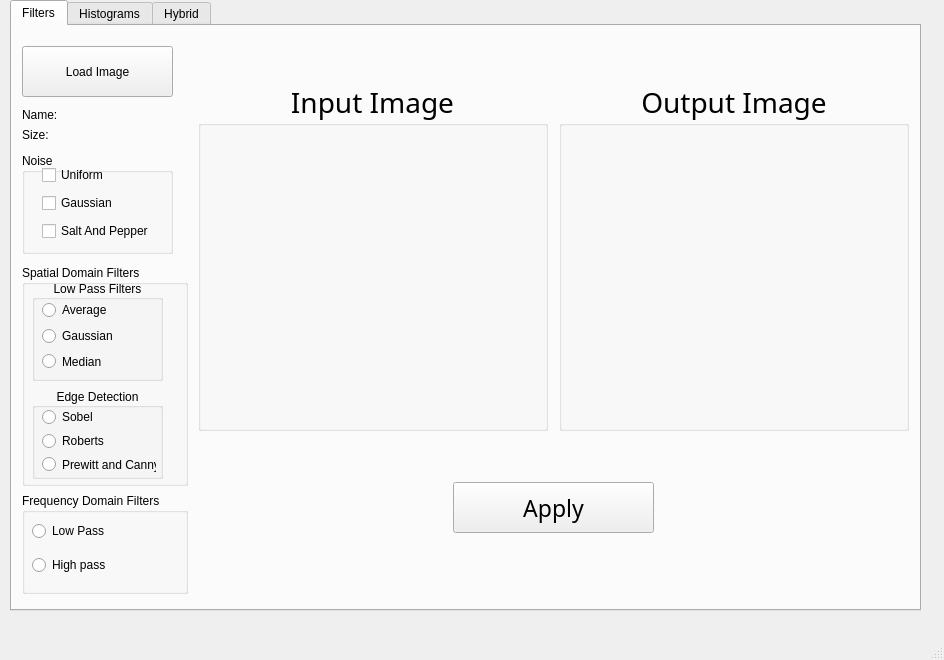
<?xml version="1.0" encoding="UTF-8"?>
<ui version="4.0">
 <class>MainWindow</class>
 <widget class="QMainWindow" name="MainWindow">
  <property name="geometry">
   <rect>
    <x>0</x>
    <y>0</y>
    <width>944</width>
    <height>660</height>
   </rect>
  </property>
  <property name="windowTitle">
   <string>MainWindow</string>
  </property>
  <widget class="QWidget" name="centralwidget">
   <property name="sizePolicy">
    <sizepolicy hsizetype="MinimumExpanding" vsizetype="MinimumExpanding">
     <horstretch>0</horstretch>
     <verstretch>0</verstretch>
    </sizepolicy>
   </property>
   <widget class="QWidget" name="gridLayoutWidget">
    <property name="geometry">
     <rect>
      <x>10</x>
      <y>0</y>
      <width>911</width>
      <height>611</height>
     </rect>
    </property>
    <layout class="QGridLayout" name="gridLayout">
     <property name="sizeConstraint">
      <enum>QLayout::SetMaximumSize</enum>
     </property>
     <item row="0" column="0">
      <widget class="QTabWidget" name="tabWidget">
       <property name="currentIndex">
        <number>0</number>
       </property>
       <widget class="QWidget" name="Filters">
        <attribute name="title">
         <string>Filters</string>
        </attribute>
        <widget class="QWidget" name="gridLayoutWidget_2">
         <property name="geometry">
          <rect>
           <x>10</x>
           <y>10</y>
           <width>897</width>
           <height>744</height>
          </rect>
         </property>
         <layout class="QGridLayout" name="gridLayout_2">
          <item row="1" column="1">
           <spacer name="horizontalSpacer_3">
            <property name="orientation">
             <enum>Qt::Horizontal</enum>
            </property>
            <property name="sizeType">
             <enum>QSizePolicy::Maximum</enum>
            </property>
            <property name="sizeHint" stdset="0">
             <size>
              <width>5</width>
              <height>20</height>
             </size>
            </property>
           </spacer>
          </item>
          <item row="1" column="3">
           <spacer name="horizontalSpacer">
            <property name="orientation">
             <enum>Qt::Horizontal</enum>
            </property>
            <property name="sizeType">
             <enum>QSizePolicy::Maximum</enum>
            </property>
            <property name="sizeHint" stdset="0">
             <size>
              <width>10</width>
              <height>20</height>
             </size>
            </property>
           </spacer>
          </item>
          <item row="1" column="2">
           <layout class="QGridLayout" name="gridLayout_10">
            <item row="0" column="1">
             <layout class="QHBoxLayout" name="horizontalLayout">
              <item>
               <widget class="QGroupBox" name="groupBox_2">
                <property name="minimumSize">
                 <size>
                  <width>350</width>
                  <height>350</height>
                 </size>
                </property>
                <property name="maximumSize">
                 <size>
                  <width>350</width>
                  <height>350</height>
                 </size>
                </property>
                <property name="font">
                 <font>
                  <family>Bahnschrift</family>
                  <pointsize>21</pointsize>
                 </font>
                </property>
                <property name="title">
                 <string>Input Image</string>
                </property>
                <property name="alignment">
                 <set>Qt::AlignCenter</set>
                </property>
                <property name="flat">
                 <bool>false</bool>
                </property>
                <widget class="ImageView" name="filterInput" native="true">
                 <property name="geometry">
                  <rect>
                   <x>30</x>
                   <y>40</y>
                   <width>301</width>
                   <height>301</height>
                  </rect>
                 </property>
                 <property name="sizePolicy">
                  <sizepolicy hsizetype="Fixed" vsizetype="Fixed">
                   <horstretch>0</horstretch>
                   <verstretch>0</verstretch>
                  </sizepolicy>
                 </property>
                 <property name="minimumSize">
                  <size>
                   <width>301</width>
                   <height>301</height>
                  </size>
                 </property>
                 <property name="maximumSize">
                  <size>
                   <width>301</width>
                   <height>301</height>
                  </size>
                 </property>
                </widget>
               </widget>
              </item>
              <item>
               <spacer name="horizontalSpacer_2">
                <property name="orientation">
                 <enum>Qt::Horizontal</enum>
                </property>
                <property name="sizeHint" stdset="0">
                 <size>
                  <width>5</width>
                  <height>20</height>
                 </size>
                </property>
               </spacer>
              </item>
              <item>
               <widget class="QGroupBox" name="groupBox_4">
                <property name="sizePolicy">
                 <sizepolicy hsizetype="Fixed" vsizetype="Fixed">
                  <horstretch>0</horstretch>
                  <verstretch>0</verstretch>
                 </sizepolicy>
                </property>
                <property name="minimumSize">
                 <size>
                  <width>350</width>
                  <height>350</height>
                 </size>
                </property>
                <property name="maximumSize">
                 <size>
                  <width>350</width>
                  <height>350</height>
                 </size>
                </property>
                <property name="font">
                 <font>
                  <family>Bahnschrift</family>
                  <pointsize>21</pointsize>
                 </font>
                </property>
                <property name="title">
                 <string>Output Image</string>
                </property>
                <property name="alignment">
                 <set>Qt::AlignCenter</set>
                </property>
                <widget class="ImageView" name="filterOutput" native="true">
                 <property name="geometry">
                  <rect>
                   <x>30</x>
                   <y>40</y>
                   <width>301</width>
                   <height>301</height>
                  </rect>
                 </property>
                 <property name="sizePolicy">
                  <sizepolicy hsizetype="Fixed" vsizetype="Fixed">
                   <horstretch>0</horstretch>
                   <verstretch>0</verstretch>
                  </sizepolicy>
                 </property>
                 <property name="minimumSize">
                  <size>
                   <width>301</width>
                   <height>301</height>
                  </size>
                 </property>
                 <property name="maximumSize">
                  <size>
                   <width>301</width>
                   <height>301</height>
                  </size>
                 </property>
                </widget>
               </widget>
              </item>
             </layout>
            </item>
            <item row="2" column="1">
             <spacer name="verticalSpacer_7">
              <property name="orientation">
               <enum>Qt::Vertical</enum>
              </property>
              <property name="sizeType">
               <enum>QSizePolicy::Maximum</enum>
              </property>
              <property name="sizeHint" stdset="0">
               <size>
                <width>20</width>
                <height>201</height>
               </size>
              </property>
             </spacer>
            </item>
            <item row="1" column="1">
             <layout class="QHBoxLayout" name="horizontalLayout_3">
              <item>
               <widget class="QPushButton" name="filterApply_btn">
                <property name="minimumSize">
                 <size>
                  <width>0</width>
                  <height>51</height>
                 </size>
                </property>
                <property name="maximumSize">
                 <size>
                  <width>201</width>
                  <height>16777215</height>
                 </size>
                </property>
                <property name="font">
                 <font>
                  <family>Bahnschrift</family>
                  <pointsize>17</pointsize>
                 </font>
                </property>
                <property name="text">
                 <string>Apply</string>
                </property>
               </widget>
              </item>
             </layout>
            </item>
           </layout>
          </item>
          <item row="1" column="0">
           <layout class="QGridLayout" name="gridLayout_3">
            <item row="5" column="0">
             <widget class="QGroupBox" name="noiseGroup">
              <property name="sizePolicy">
               <sizepolicy hsizetype="MinimumExpanding" vsizetype="MinimumExpanding">
                <horstretch>0</horstretch>
                <verstretch>0</verstretch>
               </sizepolicy>
              </property>
              <property name="minimumSize">
               <size>
                <width>151</width>
                <height>101</height>
               </size>
              </property>
              <property name="maximumSize">
               <size>
                <width>151</width>
                <height>101</height>
               </size>
              </property>
              <property name="title">
               <string>Noise</string>
              </property>
              <widget class="QWidget" name="verticalLayoutWidget">
               <property name="geometry">
                <rect>
                 <x>20</x>
                 <y>10</y>
                 <width>111</width>
                 <height>81</height>
                </rect>
               </property>
               <layout class="QVBoxLayout" name="verticalLayout">
                <item>
                 <widget class="QCheckBox" name="noiseUniform_check">
                  <property name="text">
                   <string>Uniform</string>
                  </property>
                 </widget>
                </item>
                <item>
                 <widget class="QCheckBox" name="noiseGaussian_check">
                  <property name="text">
                   <string>Gaussian</string>
                  </property>
                 </widget>
                </item>
                <item>
                 <widget class="QCheckBox" name="noiseSAP_check">
                  <property name="text">
                   <string>Salt And Pepper</string>
                  </property>
                 </widget>
                </item>
               </layout>
              </widget>
             </widget>
            </item>
            <item row="3" column="0">
             <layout class="QVBoxLayout" name="verticalLayout_8">
              <item>
               <widget class="QLabel" name="filterInputName">
                <property name="text">
                 <string>Name:</string>
                </property>
               </widget>
              </item>
              <item>
               <widget class="QLabel" name="filterInputSize">
                <property name="text">
                 <string>Size:</string>
                </property>
               </widget>
              </item>
             </layout>
            </item>
            <item row="0" column="0">
             <spacer name="verticalSpacer">
              <property name="orientation">
               <enum>Qt::Vertical</enum>
              </property>
              <property name="sizeType">
               <enum>QSizePolicy::Maximum</enum>
              </property>
              <property name="sizeHint" stdset="0">
               <size>
                <width>1</width>
                <height>10</height>
               </size>
              </property>
             </spacer>
            </item>
            <item row="14" column="0">
             <spacer name="verticalSpacer_4">
              <property name="orientation">
               <enum>Qt::Vertical</enum>
              </property>
              <property name="sizeType">
               <enum>QSizePolicy::Expanding</enum>
              </property>
              <property name="sizeHint" stdset="0">
               <size>
                <width>1</width>
                <height>5</height>
               </size>
              </property>
             </spacer>
            </item>
            <item row="4" column="0">
             <spacer name="verticalSpacer3">
              <property name="orientation">
               <enum>Qt::Vertical</enum>
              </property>
              <property name="sizeType">
               <enum>QSizePolicy::Maximum</enum>
              </property>
              <property name="sizeHint" stdset="0">
               <size>
                <width>1</width>
                <height>5</height>
               </size>
              </property>
             </spacer>
            </item>
            <item row="11" column="0">
             <widget class="QGroupBox" name="freqDomainGroup">
              <property name="minimumSize">
               <size>
                <width>151</width>
                <height>101</height>
               </size>
              </property>
              <property name="title">
               <string>Frequency Domain Filters</string>
              </property>
              <widget class="QWidget" name="verticalLayoutWidget_5">
               <property name="geometry">
                <rect>
                 <x>10</x>
                 <y>20</y>
                 <width>131</width>
                 <height>71</height>
                </rect>
               </property>
               <layout class="QVBoxLayout" name="verticalLayout_12">
                <item>
                 <widget class="QRadioButton" name="filterLowPass_btn">
                  <property name="text">
                   <string>Low Pass</string>
                  </property>
                 </widget>
                </item>
                <item>
                 <widget class="QRadioButton" name="filterhighPass_btn">
                  <property name="text">
                   <string>High pass</string>
                  </property>
                 </widget>
                </item>
               </layout>
              </widget>
             </widget>
            </item>
            <item row="10" column="0">
             <spacer name="verticalSpacer6">
              <property name="orientation">
               <enum>Qt::Vertical</enum>
              </property>
              <property name="sizeType">
               <enum>QSizePolicy::Maximum</enum>
              </property>
              <property name="sizeHint" stdset="0">
               <size>
                <width>1</width>
                <height>1</height>
               </size>
              </property>
             </spacer>
            </item>
            <item row="2" column="0">
             <spacer name="verticalSpacer2">
              <property name="orientation">
               <enum>Qt::Vertical</enum>
              </property>
              <property name="sizeType">
               <enum>QSizePolicy::Maximum</enum>
              </property>
              <property name="sizeHint" stdset="0">
               <size>
                <width>1</width>
                <height>5</height>
               </size>
              </property>
             </spacer>
            </item>
            <item row="7" column="0">
             <spacer name="verticalSpacer4">
              <property name="orientation">
               <enum>Qt::Vertical</enum>
              </property>
              <property name="sizeType">
               <enum>QSizePolicy::Maximum</enum>
              </property>
              <property name="sizeHint" stdset="0">
               <size>
                <width>1</width>
                <height>5</height>
               </size>
              </property>
             </spacer>
            </item>
            <item row="1" column="0">
             <widget class="QPushButton" name="filterLoader">
              <property name="sizePolicy">
               <sizepolicy hsizetype="MinimumExpanding" vsizetype="MinimumExpanding">
                <horstretch>0</horstretch>
                <verstretch>0</verstretch>
               </sizepolicy>
              </property>
              <property name="maximumSize">
               <size>
                <width>151</width>
                <height>51</height>
               </size>
              </property>
              <property name="text">
               <string>Load Image</string>
              </property>
             </widget>
            </item>
            <item row="8" column="0">
             <widget class="QGroupBox" name="spatialDomainFiltersGroup">
              <property name="minimumSize">
               <size>
                <width>151</width>
                <height>221</height>
               </size>
              </property>
              <property name="title">
               <string>Spatial Domain Filters</string>
              </property>
              <widget class="QWidget" name="verticalLayoutWidget_4">
               <property name="geometry">
                <rect>
                 <x>10</x>
                 <y>15</y>
                 <width>131</width>
                 <height>201</height>
                </rect>
               </property>
               <layout class="QVBoxLayout" name="verticalLayout_2">
                <item>
                 <widget class="QGroupBox" name="lpfGroup">
                  <property name="sizePolicy">
                   <sizepolicy hsizetype="Minimum" vsizetype="Minimum">
                    <horstretch>0</horstretch>
                    <verstretch>0</verstretch>
                   </sizepolicy>
                  </property>
                  <property name="minimumSize">
                   <size>
                    <width>0</width>
                    <height>0</height>
                   </size>
                  </property>
                  <property name="maximumSize">
                   <size>
                    <width>131</width>
                    <height>101</height>
                   </size>
                  </property>
                  <property name="title">
                   <string>Low Pass Filters</string>
                  </property>
                  <property name="alignment">
                   <set>Qt::AlignCenter</set>
                  </property>
                  <widget class="QWidget" name="verticalLayoutWidget_2">
                   <property name="geometry">
                    <rect>
                     <x>10</x>
                     <y>20</y>
                     <width>111</width>
                     <height>71</height>
                    </rect>
                   </property>
                   <layout class="QVBoxLayout" name="verticalLayout_3">
                    <item>
                     <widget class="QRadioButton" name="filtersAverage_check">
                      <property name="text">
                       <string>Average</string>
                      </property>
                     </widget>
                    </item>
                    <item>
                     <widget class="QRadioButton" name="filtersGaussian_check">
                      <property name="text">
                       <string>Gaussian</string>
                      </property>
                     </widget>
                    </item>
                    <item>
                     <widget class="QRadioButton" name="filtersMedian_check">
                      <property name="text">
                       <string>Median</string>
                      </property>
                     </widget>
                    </item>
                   </layout>
                  </widget>
                 </widget>
                </item>
                <item>
                 <spacer name="verticalSpacer5">
                  <property name="orientation">
                   <enum>Qt::Vertical</enum>
                  </property>
                  <property name="sizeType">
                   <enum>QSizePolicy::Maximum</enum>
                  </property>
                  <property name="sizeHint" stdset="0">
                   <size>
                    <width>1</width>
                    <height>1</height>
                   </size>
                  </property>
                 </spacer>
                </item>
                <item>
                 <widget class="QGroupBox" name="egdeGroup">
                  <property name="minimumSize">
                   <size>
                    <width>0</width>
                    <height>0</height>
                   </size>
                  </property>
                  <property name="maximumSize">
                   <size>
                    <width>131</width>
                    <height>91</height>
                   </size>
                  </property>
                  <property name="title">
                   <string>Edge Detection</string>
                  </property>
                  <property name="alignment">
                   <set>Qt::AlignCenter</set>
                  </property>
                  <widget class="QWidget" name="verticalLayoutWidget_3">
                   <property name="geometry">
                    <rect>
                     <x>10</x>
                     <y>20</y>
                     <width>114</width>
                     <height>65</height>
                    </rect>
                   </property>
                   <layout class="QVBoxLayout" name="verticalLayout_4">
                    <item>
                     <widget class="QRadioButton" name="edgeSobel_check">
                      <property name="text">
                       <string>Sobel</string>
                      </property>
                     </widget>
                    </item>
                    <item>
                     <widget class="QRadioButton" name="edgeRoberts_check">
                      <property name="text">
                       <string>Roberts</string>
                      </property>
                     </widget>
                    </item>
                    <item>
                     <widget class="QRadioButton" name="edgePrewitt_check">
                      <property name="text">
                       <string>Prewitt and Canny</string>
                      </property>
                     </widget>
                    </item>
                   </layout>
                  </widget>
                 </widget>
                </item>
               </layout>
              </widget>
             </widget>
            </item>
           </layout>
          </item>
         </layout>
        </widget>
       </widget>
       <widget class="QWidget" name="Histograms">
        <attribute name="title">
         <string>Histograms</string>
        </attribute>
        <widget class="QWidget" name="gridLayoutWidget_3">
         <property name="geometry">
          <rect>
           <x>9</x>
           <y>9</y>
           <width>881</width>
           <height>571</height>
          </rect>
         </property>
         <layout class="QGridLayout" name="gridLayout_4">
          <item row="0" column="1">
           <spacer name="horizontalSpacer_4">
            <property name="orientation">
             <enum>Qt::Horizontal</enum>
            </property>
            <property name="sizeType">
             <enum>QSizePolicy::Expanding</enum>
            </property>
            <property name="sizeHint" stdset="0">
             <size>
              <width>5</width>
              <height>20</height>
             </size>
            </property>
           </spacer>
          </item>
          <item row="0" column="2">
           <layout class="QGridLayout" name="gridLayout_7">
            <item row="0" column="1">
             <widget class="QGroupBox" name="groupBox_6">
              <property name="minimumSize">
               <size>
                <width>261</width>
                <height>271</height>
               </size>
              </property>
              <property name="maximumSize">
               <size>
                <width>261</width>
                <height>271</height>
               </size>
              </property>
              <property name="title">
               <string>Output Image</string>
              </property>
              <widget class="ImageView" name="histOutput" native="true">
               <property name="geometry">
                <rect>
                 <x>10</x>
                 <y>20</y>
                 <width>241</width>
                 <height>241</height>
                </rect>
               </property>
               <property name="minimumSize">
                <size>
                 <width>241</width>
                 <height>241</height>
                </size>
               </property>
               <property name="maximumSize">
                <size>
                 <width>241</width>
                 <height>241</height>
                </size>
               </property>
              </widget>
             </widget>
            </item>
            <item row="2" column="1">
             <spacer name="verticalSpacer_19">
              <property name="orientation">
               <enum>Qt::Vertical</enum>
              </property>
              <property name="sizeHint" stdset="0">
               <size>
                <width>20</width>
                <height>40</height>
               </size>
              </property>
             </spacer>
            </item>
            <item row="0" column="0">
             <widget class="QGroupBox" name="groupBox_5">
              <property name="sizePolicy">
               <sizepolicy hsizetype="Maximum" vsizetype="Maximum">
                <horstretch>0</horstretch>
                <verstretch>0</verstretch>
               </sizepolicy>
              </property>
              <property name="minimumSize">
               <size>
                <width>29</width>
                <height>271</height>
               </size>
              </property>
              <property name="maximumSize">
               <size>
                <width>261</width>
                <height>271</height>
               </size>
              </property>
              <property name="title">
               <string>Input Image</string>
              </property>
              <widget class="ImageView" name="histInput" native="true">
               <property name="geometry">
                <rect>
                 <x>10</x>
                 <y>20</y>
                 <width>241</width>
                 <height>241</height>
                </rect>
               </property>
               <property name="minimumSize">
                <size>
                 <width>241</width>
                 <height>241</height>
                </size>
               </property>
               <property name="maximumSize">
                <size>
                 <width>241</width>
                 <height>241</height>
                </size>
               </property>
              </widget>
             </widget>
            </item>
            <item row="1" column="1">
             <widget class="QGroupBox" name="groupBox_8">
              <property name="minimumSize">
               <size>
                <width>261</width>
                <height>271</height>
               </size>
              </property>
              <property name="maximumSize">
               <size>
                <width>261</width>
                <height>271</height>
               </size>
              </property>
              <property name="title">
               <string>Output Histogram</string>
              </property>
              <widget class="ImageView" name="histOutputGraph" native="true">
               <property name="geometry">
                <rect>
                 <x>10</x>
                 <y>20</y>
                 <width>241</width>
                 <height>241</height>
                </rect>
               </property>
               <property name="minimumSize">
                <size>
                 <width>241</width>
                 <height>241</height>
                </size>
               </property>
               <property name="maximumSize">
                <size>
                 <width>241</width>
                 <height>241</height>
                </size>
               </property>
              </widget>
             </widget>
            </item>
            <item row="1" column="0">
             <widget class="QGroupBox" name="groupBox_7">
              <property name="minimumSize">
               <size>
                <width>261</width>
                <height>271</height>
               </size>
              </property>
              <property name="maximumSize">
               <size>
                <width>261</width>
                <height>271</height>
               </size>
              </property>
              <property name="title">
               <string>Input Histogram</string>
              </property>
              <widget class="ImageView" name="histInputGraph" native="true">
               <property name="geometry">
                <rect>
                 <x>10</x>
                 <y>20</y>
                 <width>241</width>
                 <height>241</height>
                </rect>
               </property>
               <property name="minimumSize">
                <size>
                 <width>241</width>
                 <height>241</height>
                </size>
               </property>
               <property name="maximumSize">
                <size>
                 <width>241</width>
                 <height>241</height>
                </size>
               </property>
              </widget>
             </widget>
            </item>
            <item row="2" column="0">
             <spacer name="verticalSpacer_20">
              <property name="orientation">
               <enum>Qt::Vertical</enum>
              </property>
              <property name="sizeHint" stdset="0">
               <size>
                <width>20</width>
                <height>40</height>
               </size>
              </property>
             </spacer>
            </item>
           </layout>
          </item>
          <item row="0" column="0">
           <layout class="QVBoxLayout" name="verticalLayout_5">
            <property name="sizeConstraint">
             <enum>QLayout::SetMinimumSize</enum>
            </property>
            <item>
             <spacer name="verticalSpacer_5">
              <property name="orientation">
               <enum>Qt::Vertical</enum>
              </property>
              <property name="sizeType">
               <enum>QSizePolicy::Maximum</enum>
              </property>
              <property name="sizeHint" stdset="0">
               <size>
                <width>5</width>
                <height>10</height>
               </size>
              </property>
             </spacer>
            </item>
            <item>
             <widget class="QPushButton" name="histLoader">
              <property name="sizePolicy">
               <sizepolicy hsizetype="MinimumExpanding" vsizetype="MinimumExpanding">
                <horstretch>0</horstretch>
                <verstretch>0</verstretch>
               </sizepolicy>
              </property>
              <property name="maximumSize">
               <size>
                <width>151</width>
                <height>51</height>
               </size>
              </property>
              <property name="text">
               <string>Load Image</string>
              </property>
             </widget>
            </item>
            <item>
             <spacer name="verticalSpacer_15">
              <property name="orientation">
               <enum>Qt::Vertical</enum>
              </property>
              <property name="sizeType">
               <enum>QSizePolicy::Maximum</enum>
              </property>
              <property name="sizeHint" stdset="0">
               <size>
                <width>5</width>
                <height>5</height>
               </size>
              </property>
             </spacer>
            </item>
            <item>
             <layout class="QVBoxLayout" name="verticalLayout_9">
              <item>
               <widget class="QLabel" name="histInputName">
                <property name="text">
                 <string>Name:</string>
                </property>
               </widget>
              </item>
              <item>
               <widget class="QLabel" name="histInputSize">
                <property name="text">
                 <string>Size:</string>
                </property>
               </widget>
              </item>
             </layout>
            </item>
            <item>
             <spacer name="verticalSpacer_6">
              <property name="orientation">
               <enum>Qt::Vertical</enum>
              </property>
              <property name="sizeType">
               <enum>QSizePolicy::Maximum</enum>
              </property>
              <property name="sizeHint" stdset="0">
               <size>
                <width>5</width>
                <height>10</height>
               </size>
              </property>
             </spacer>
            </item>
            <item>
             <widget class="QComboBox" name="comboBox">
              <property name="maximumSize">
               <size>
                <width>151</width>
                <height>20</height>
               </size>
              </property>
             </widget>
            </item>
            <item>
             <spacer name="verticalSpacer_9">
              <property name="orientation">
               <enum>Qt::Vertical</enum>
              </property>
              <property name="sizeType">
               <enum>QSizePolicy::Expanding</enum>
              </property>
              <property name="sizeHint" stdset="0">
               <size>
                <width>5</width>
                <height>40</height>
               </size>
              </property>
             </spacer>
            </item>
           </layout>
          </item>
          <item row="0" column="3">
           <spacer name="horizontalSpacer_7">
            <property name="orientation">
             <enum>Qt::Horizontal</enum>
            </property>
            <property name="sizeHint" stdset="0">
             <size>
              <width>40</width>
              <height>20</height>
             </size>
            </property>
           </spacer>
          </item>
         </layout>
        </widget>
       </widget>
       <widget class="QWidget" name="Hybrid">
        <attribute name="title">
         <string>Hybrid</string>
        </attribute>
        <widget class="QWidget" name="gridLayoutWidget_6">
         <property name="geometry">
          <rect>
           <x>9</x>
           <y>9</y>
           <width>881</width>
           <height>571</height>
          </rect>
         </property>
         <layout class="QGridLayout" name="gridLayout_9">
          <item row="0" column="1">
           <spacer name="horizontalSpacer_5">
            <property name="orientation">
             <enum>Qt::Horizontal</enum>
            </property>
            <property name="sizeType">
             <enum>QSizePolicy::Expanding</enum>
            </property>
            <property name="sizeHint" stdset="0">
             <size>
              <width>5</width>
              <height>20</height>
             </size>
            </property>
           </spacer>
          </item>
          <item row="0" column="2">
           <layout class="QGridLayout" name="gridLayout_11">
            <item row="0" column="1">
             <spacer name="horizontalSpacer_6">
              <property name="orientation">
               <enum>Qt::Horizontal</enum>
              </property>
              <property name="sizeType">
               <enum>QSizePolicy::Maximum</enum>
              </property>
              <property name="sizeHint" stdset="0">
               <size>
                <width>5</width>
                <height>20</height>
               </size>
              </property>
             </spacer>
            </item>
            <item row="0" column="2">
             <widget class="QGroupBox" name="groupBox">
              <property name="minimumSize">
               <size>
                <width>451</width>
                <height>451</height>
               </size>
              </property>
              <property name="maximumSize">
               <size>
                <width>451</width>
                <height>451</height>
               </size>
              </property>
              <property name="title">
               <string>Hybrid Image</string>
              </property>
              <widget class="ImageView" name="hybridImg" native="true">
               <property name="geometry">
                <rect>
                 <x>20</x>
                 <y>30</y>
                 <width>401</width>
                 <height>401</height>
                </rect>
               </property>
               <property name="minimumSize">
                <size>
                 <width>401</width>
                 <height>401</height>
                </size>
               </property>
               <property name="maximumSize">
                <size>
                 <width>401</width>
                 <height>401</height>
                </size>
               </property>
              </widget>
             </widget>
            </item>
            <item row="0" column="0">
             <layout class="QVBoxLayout" name="verticalLayout_7">
              <item>
               <widget class="QGroupBox" name="groupBox_3">
                <property name="minimumSize">
                 <size>
                  <width>251</width>
                  <height>261</height>
                 </size>
                </property>
                <property name="maximumSize">
                 <size>
                  <width>261</width>
                  <height>271</height>
                 </size>
                </property>
                <property name="title">
                 <string>Image A</string>
                </property>
                <widget class="ImageView" name="hybridA" native="true">
                 <property name="geometry">
                  <rect>
                   <x>10</x>
                   <y>20</y>
                   <width>231</width>
                   <height>231</height>
                  </rect>
                 </property>
                 <property name="minimumSize">
                  <size>
                   <width>231</width>
                   <height>231</height>
                  </size>
                 </property>
                 <property name="maximumSize">
                  <size>
                   <width>231</width>
                   <height>231</height>
                  </size>
                 </property>
                </widget>
               </widget>
              </item>
              <item>
               <spacer name="verticalSpacer_8">
                <property name="orientation">
                 <enum>Qt::Vertical</enum>
                </property>
                <property name="sizeType">
                 <enum>QSizePolicy::Maximum</enum>
                </property>
                <property name="sizeHint" stdset="0">
                 <size>
                  <width>20</width>
                  <height>5</height>
                 </size>
                </property>
               </spacer>
              </item>
              <item>
               <widget class="QGroupBox" name="groupBox_9">
                <property name="minimumSize">
                 <size>
                  <width>251</width>
                  <height>261</height>
                 </size>
                </property>
                <property name="title">
                 <string>Image B</string>
                </property>
                <widget class="ImageView" name="hybridB" native="true">
                 <property name="geometry">
                  <rect>
                   <x>10</x>
                   <y>20</y>
                   <width>231</width>
                   <height>231</height>
                  </rect>
                 </property>
                 <property name="minimumSize">
                  <size>
                   <width>231</width>
                   <height>231</height>
                  </size>
                 </property>
                 <property name="maximumSize">
                  <size>
                   <width>231</width>
                   <height>231</height>
                  </size>
                 </property>
                </widget>
               </widget>
              </item>
             </layout>
            </item>
           </layout>
          </item>
          <item row="0" column="0">
           <layout class="QVBoxLayout" name="verticalLayout_6">
            <item>
             <spacer name="verticalSpacer_10">
              <property name="orientation">
               <enum>Qt::Vertical</enum>
              </property>
              <property name="sizeType">
               <enum>QSizePolicy::Maximum</enum>
              </property>
              <property name="sizeHint" stdset="0">
               <size>
                <width>1</width>
                <height>10</height>
               </size>
              </property>
             </spacer>
            </item>
            <item>
             <widget class="QPushButton" name="hybridLoaderA">
              <property name="text">
               <string>Load Image A</string>
              </property>
             </widget>
            </item>
            <item>
             <spacer name="verticalSpacer_16">
              <property name="orientation">
               <enum>Qt::Vertical</enum>
              </property>
              <property name="sizeType">
               <enum>QSizePolicy::Maximum</enum>
              </property>
              <property name="sizeHint" stdset="0">
               <size>
                <width>1</width>
                <height>3</height>
               </size>
              </property>
             </spacer>
            </item>
            <item>
             <layout class="QVBoxLayout" name="verticalLayout_10">
              <item>
               <widget class="QLabel" name="hybridInputAName">
                <property name="text">
                 <string>Name:</string>
                </property>
               </widget>
              </item>
              <item>
               <widget class="QLabel" name="hybridInputASize">
                <property name="text">
                 <string>Size:</string>
                </property>
               </widget>
              </item>
             </layout>
            </item>
            <item>
             <spacer name="verticalSpacer_11">
              <property name="orientation">
               <enum>Qt::Vertical</enum>
              </property>
              <property name="sizeType">
               <enum>QSizePolicy::Maximum</enum>
              </property>
              <property name="sizeHint" stdset="0">
               <size>
                <width>1</width>
                <height>20</height>
               </size>
              </property>
             </spacer>
            </item>
            <item>
             <widget class="QPushButton" name="hybridLoaderB">
              <property name="text">
               <string>Load Image B</string>
              </property>
             </widget>
            </item>
            <item>
             <spacer name="verticalSpacer_17">
              <property name="orientation">
               <enum>Qt::Vertical</enum>
              </property>
              <property name="sizeType">
               <enum>QSizePolicy::Maximum</enum>
              </property>
              <property name="sizeHint" stdset="0">
               <size>
                <width>1</width>
                <height>3</height>
               </size>
              </property>
             </spacer>
            </item>
            <item>
             <layout class="QVBoxLayout" name="verticalLayout_11">
              <item>
               <widget class="QLabel" name="hybridInputBName">
                <property name="text">
                 <string>Name:</string>
                </property>
               </widget>
              </item>
              <item>
               <widget class="QLabel" name="hybridInputBSize">
                <property name="text">
                 <string>Size:</string>
                </property>
               </widget>
              </item>
             </layout>
            </item>
            <item>
             <spacer name="verticalSpacer_12">
              <property name="orientation">
               <enum>Qt::Vertical</enum>
              </property>
              <property name="sizeType">
               <enum>QSizePolicy::Maximum</enum>
              </property>
              <property name="sizeHint" stdset="0">
               <size>
                <width>1</width>
                <height>20</height>
               </size>
              </property>
             </spacer>
            </item>
            <item>
             <widget class="QPushButton" name="mergeBtn">
              <property name="text">
               <string>Make Hybrid</string>
              </property>
             </widget>
            </item>
            <item>
             <spacer name="verticalSpacer_14">
              <property name="orientation">
               <enum>Qt::Vertical</enum>
              </property>
              <property name="sizeType">
               <enum>QSizePolicy::Expanding</enum>
              </property>
              <property name="sizeHint" stdset="0">
               <size>
                <width>20</width>
                <height>40</height>
               </size>
              </property>
             </spacer>
            </item>
           </layout>
          </item>
          <item row="0" column="3">
           <spacer name="horizontalSpacer_8">
            <property name="orientation">
             <enum>Qt::Horizontal</enum>
            </property>
            <property name="sizeHint" stdset="0">
             <size>
              <width>5</width>
              <height>20</height>
             </size>
            </property>
           </spacer>
          </item>
         </layout>
        </widget>
       </widget>
      </widget>
     </item>
    </layout>
   </widget>
  </widget>
  <widget class="QMenuBar" name="menubar">
   <property name="geometry">
    <rect>
     <x>0</x>
     <y>0</y>
     <width>944</width>
     <height>21</height>
    </rect>
   </property>
  </widget>
  <widget class="QStatusBar" name="statusbar"/>
 </widget>
 <customwidgets>
  <customwidget>
   <class>ImageView</class>
   <extends>QWidget</extends>
   <header>pyqtgraph</header>
   <container>1</container>
  </customwidget>
 </customwidgets>
 <resources/>
 <connections/>
</ui>
